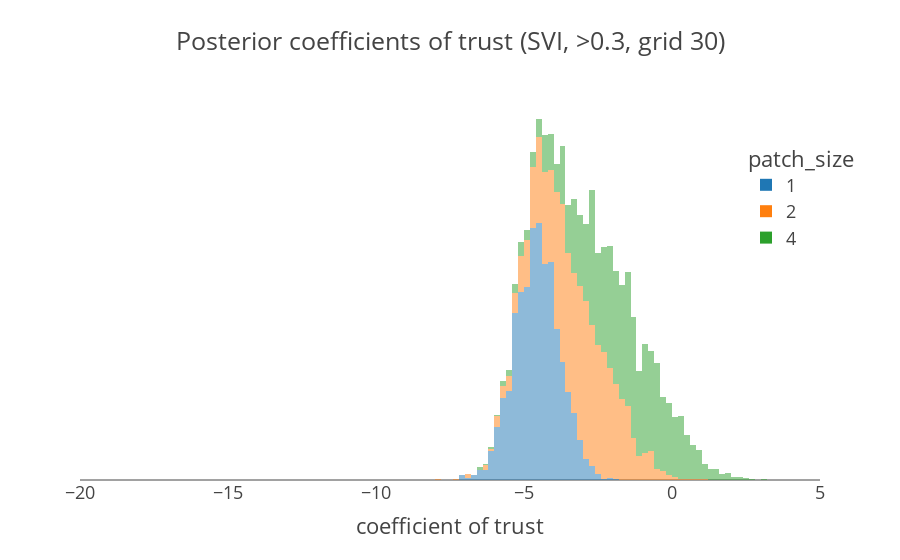

The cell this chart's notebook holds for it:
### Code cell
plot_coefs(sample30h, ">0.3", 30)

### Figure 1 — Plotly figure (JSON) as saved in the notebook; plotly's stock layout.template omitted (floating-point values rounded to 4 significant figures; data arrays with more than 128 entries replaced by an {"elided": "..."} marker saying what was removed)
{"data": [{"alignmentgroup": "True", "bingroup": "x", "hovertemplate": "patch_size=1<br>coefficient of trust=%{x}<br>count=%{y}<extra></extra>", "legendgroup": "1", "marker": {"color": "#1F77B4", "opacity": 0.5, "pattern": {"shape": ""}}, "name": "1", "nbinsx": 90, "offsetgroup": "1", "orientation": "v", "showlegend": true, "type": "histogram", "x": {"elided": "2000 float values"}, "xaxis": "x", "yaxis": "y"}, {"alignmentgroup": "True", "bingroup": "x", "hovertemplate": "patch_size=2<br>coefficient of trust=%{x}<br>count=%{y}<extra></extra>", "legendgroup": "2", "marker": {"color": "#FF7F0E", "opacity": 0.5, "pattern": {"shape": ""}}, "name": "2", "nbinsx": 90, "offsetgroup": "2", "orientation": "v", "showlegend": true, "type": "histogram", "x": {"elided": "2000 float values"}, "xaxis": "x", "yaxis": "y"}, {"alignmentgroup": "True", "bingroup": "x", "hovertemplate": "patch_size=4<br>coefficient of trust=%{x}<br>count=%{y}<extra></extra>", "legendgroup": "4", "marker": {"color": "#2CA02C", "opacity": 0.5, "pattern": {"shape": ""}}, "name": "4", "nbinsx": 90, "offsetgroup": "4", "orientation": "v", "showlegend": true, "type": "histogram", "x": {"elided": "2000 float values"}, "xaxis": "x", "yaxis": "y"}], "layout": {"barmode": "relative", "legend": {"title": {"text": "patch_size"}, "tracegroupgap": 0, "x": 0.9, "xanchor": "left", "y": 0.9, "yanchor": "top"}, "title": {"text": "Posterior coefficients of trust (SVI, >0.3, grid 30)"}, "xaxis": {"anchor": "y", "domain": [0, 1], "range": [-20, 5], "title": {"text": "coefficient of trust"}}, "yaxis": {"anchor": "x", "domain": [0, 1], "showgrid": false, "showticklabels": false, "title": {"text": ""}}}}
